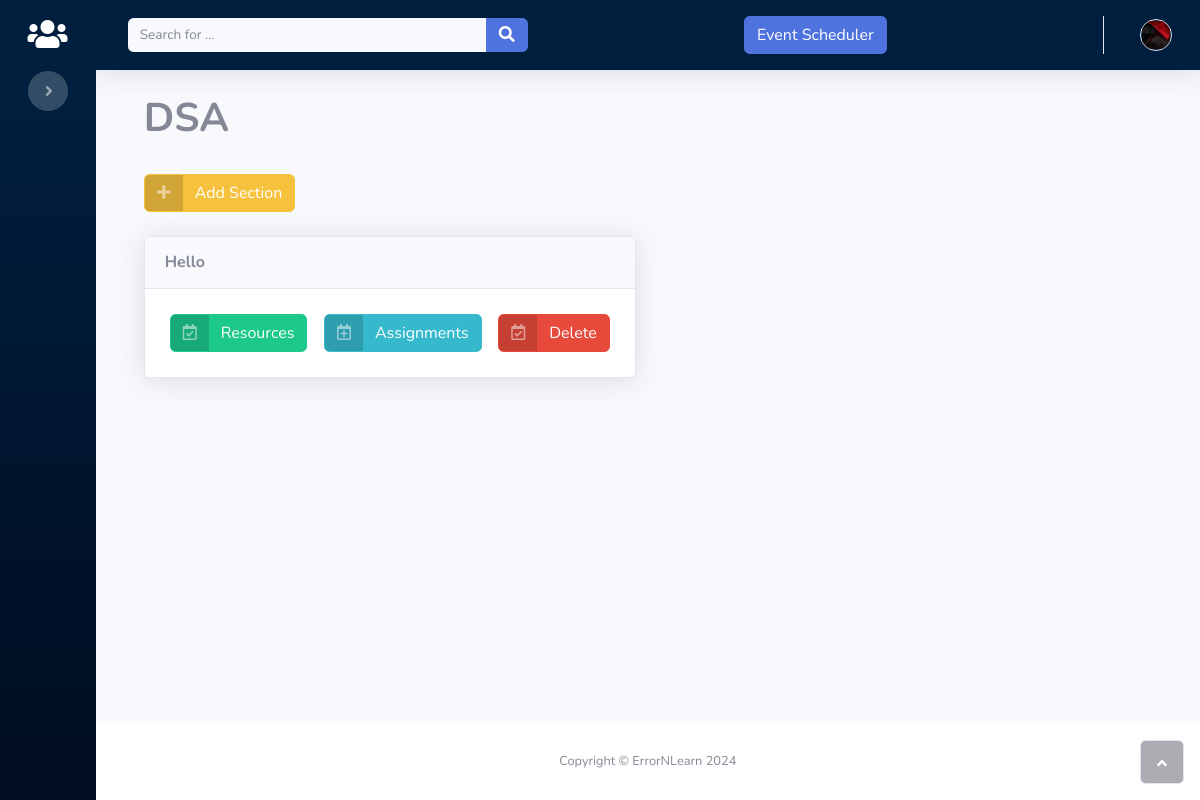
The page /teachers/classroom/LAKIAI35/ on the database as committed earlier.
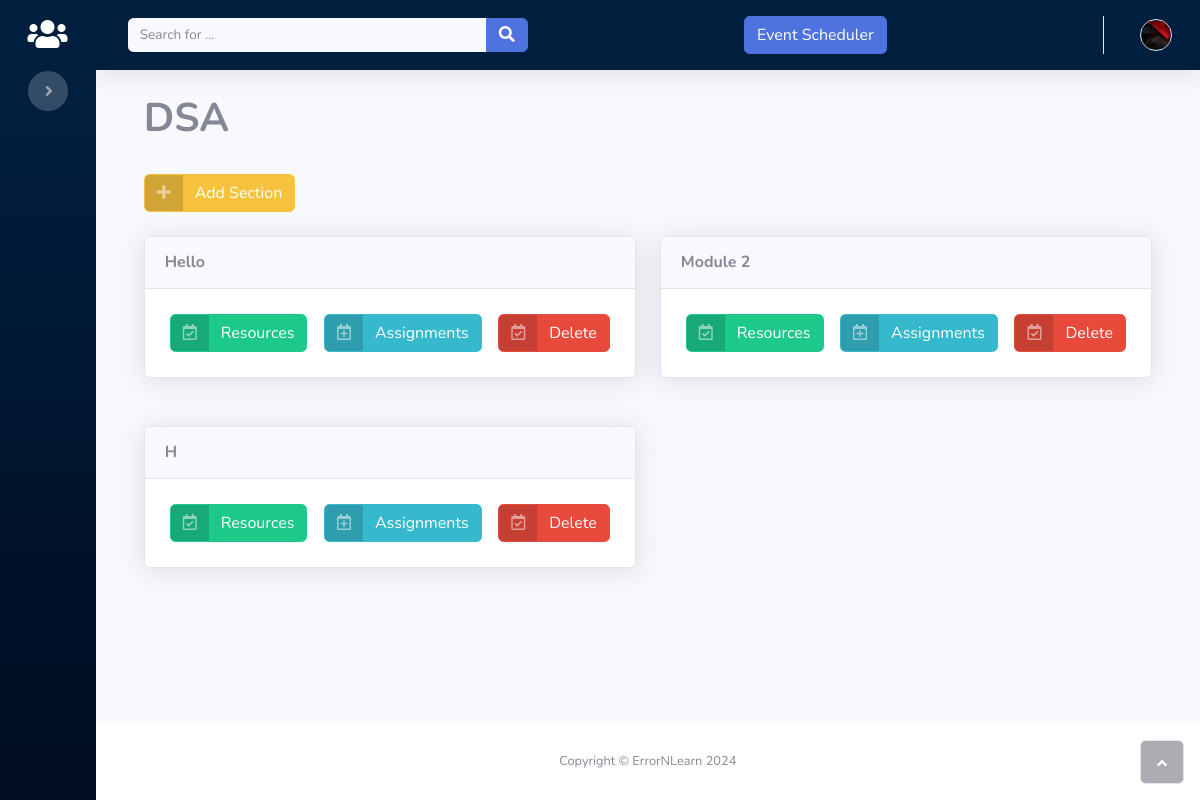
The same page on the database as committed later.
### accounts/models.py (models this page shows, shortened)
class Section(models.Model):
    classroom = models.ForeignKey(
        "Classroom",
        on_delete=models.CASCADE,
        blank=False,
        related_name='sections')
    title = models.CharField(
        _("section title"),
        max_length=150)
    created_timestamp = models.DateTimeField(
        default=timezone.now,
        editable=False
    )
    class Meta:
        verbose_name = _("section")
        verbose_name_plural = _("sections")

### teachers/views.py (the view)
# urls.py: path("classroom/<slug:code>/", ClassroomDetailView, name="classroom_detail"),
def ClassroomDetailView(request, code):
    context_dict = {}
    room = get_object_or_404(Classroom, code=code)
    context_dict['classroom'] = room
    return render(request, 'teachers/classroom_detail.html', context=context_dict)

### teachers/templates/teachers/classroom_detail.html (shortened to what this page needs)
{% extends 'teachers/base.html' %}
{% load static %}
{% block content %}
<div class="container-fluid">
    <h1 style="font-weight: bold;">{{ classroom.subject|upper }}</h1>
    <br>
    <div>
        <a class="btn btn-warning btn-icon-split float-button" role="button" href="{% url 'teachers:add_section' code=classroom.code %}">
            <span class="text-white-50 icon"><i class="fas fa-plus"></i></span>
            <span class="text-white text">Add Section</span>
        </a>
    </div>
    <br>
    <div class="row">
        {% for section in classroom.sections.all %}
        <div class="col-md-6 mb-4">
            <div class="card shadow mb-4 float-card">
                <div class="card-header py-3">
                    <h6 class="text-secondary m-0 font-weight-bold">{{ section.title }}</h6>
                </div>
                <div class="card-body">
                    <div class="d-flex justify-content-between">
                        <a class="btn btn-success btn-icon-split float-button" role="button" style="margin: 5px;" href="{% url 'teachers:resources' pk=section.pk %}">
                            <span class="text-white-50 icon"><i class="far fa-calendar-check"></i></span>
                            <span class="text-white text">Resources</span>
                        </a>
                        <a class="btn btn-info btn-icon-split float-button" role="button" style="margin: 5px;" href="{% url 'teachers:assignments' pk=section.pk %}">
                            <span class="text-white-50 icon"><i class="far fa-calendar-plus"></i></span>
                            <span class="text-white text">Assignments</span>
                        </a>
                        <a class="btn btn-danger btn-icon-split float-button" role="button" style="margin: 5px;" href="{% url 'teachers:delete_section' pk=section.pk %}">
                            <span class="text-white-50 icon"><i class="far fa-calendar-check"></i></span>
                            <span class="text-white text">Delete</span>
                        </a>
                    </div>
                </div>
            </div>
        </div>
        {% endfor %}
    </div>
</div>
{% endblock content %}

Rows that differ between the two databases and show on the page:
added Section: title "Module 2"
added Section: title "H"
